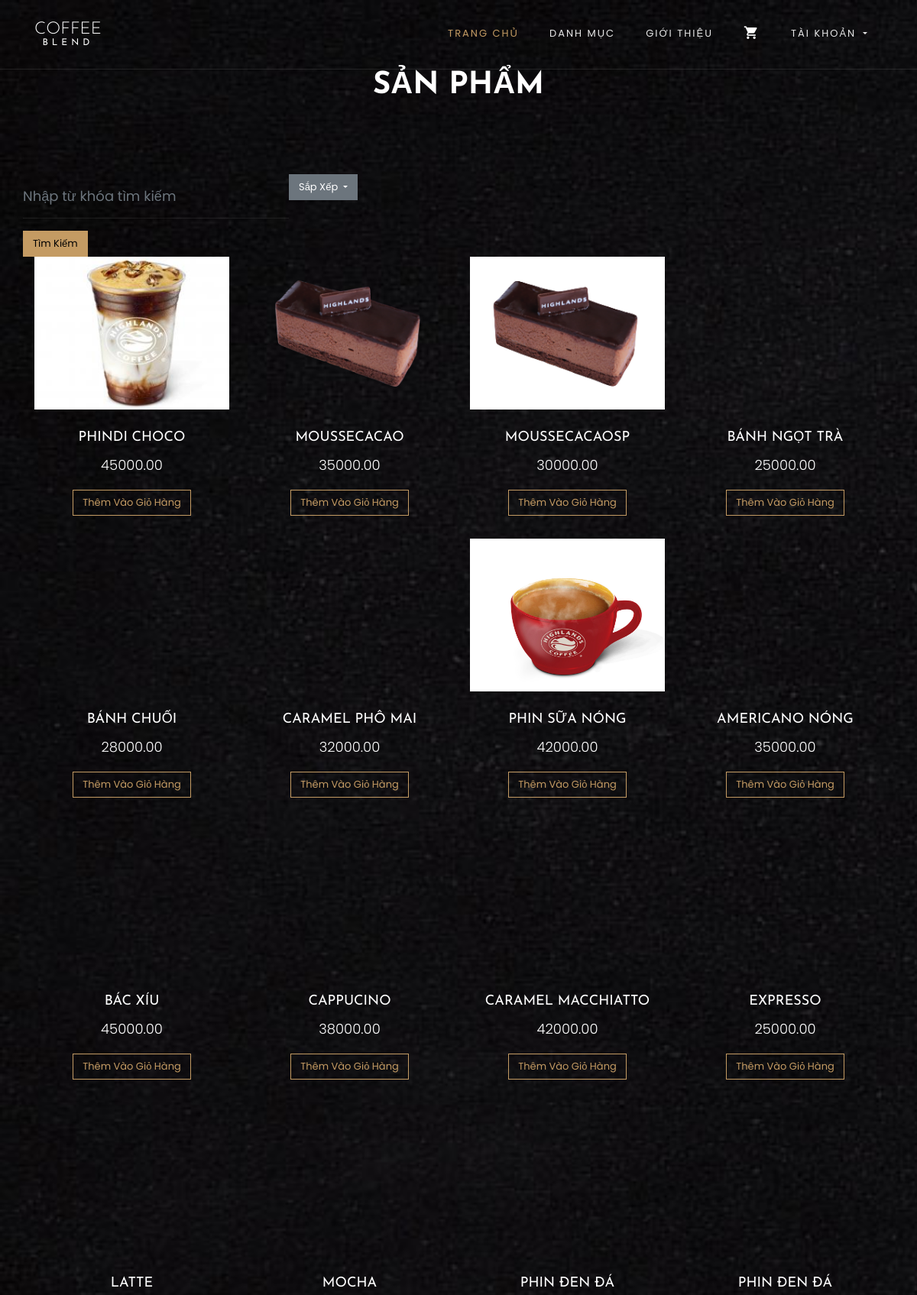
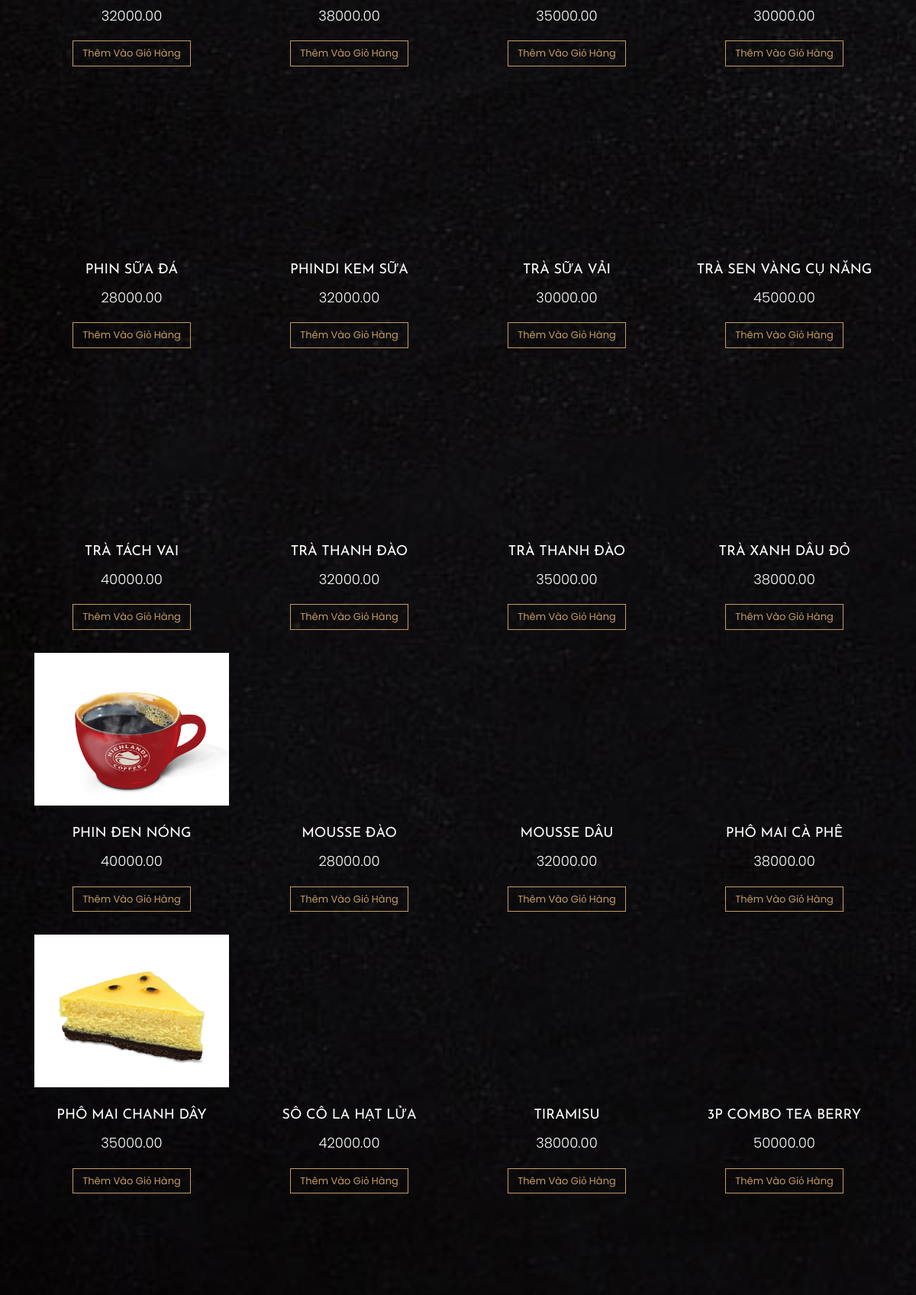
Page /menu.php (upper part) on the committed database (2 pictures, top to bottom).
### tables this page shows
CREATE TABLE `product` (
  `id` int(11) NOT NULL,
  `image` varchar(255) DEFAULT NULL,
  `name` varchar(255) NOT NULL,
  `category_id` int(11) DEFAULT NULL,
  `description` text DEFAULT NULL,
  `quantity` int(11) DEFAULT NULL,
  `price` decimal(10,2) DEFAULT NULL,
  `is_bestseller` tinyint(1) DEFAULT 0
);

### menu.php (the view, shortened to what this page needs)
<?php
require_once 'database/connect.php';
if ($_SERVER["REQUEST_METHOD"] == "POST" && isset($_POST['search'])) {
    $keyword = $_POST['keyword'];
    $sql = "SELECT * FROM product WHERE name LIKE '%$keyword%'";
} else {
    $sql = "SELECT * FROM product";
}
$result = $conn->query($sql);
?>
<!DOCTYPE html>
<html lang="en">
  <head>
    <link rel="stylesheet" href="css/open-iconic-bootstrap.min.css">
    <link rel="stylesheet" href="css/animate.css">
    <link rel="stylesheet" href="css/owl.carousel.min.css">
    <link rel="stylesheet" href="css/owl.theme.default.min.css">
    <link rel="stylesheet" href="css/magnific-popup.css">
    <link rel="stylesheet" href="css/aos.css">
    <link rel="stylesheet" href="css/ionicons.min.css">
    <link rel="stylesheet" href="css/bootstrap-datepicker.css">
    <link rel="stylesheet" href="css/jquery.timepicker.css">
    <link rel="stylesheet" href="css/flaticon.css">
    <link rel="stylesheet" href="css/icomoon.css">
    <link rel="stylesheet" href="css/style.css">
  </head>
  <body>
  	<nav class="navbar navbar-expand-lg navbar-dark ftco_navbar bg-dark ftco-navbar-light" id="ftco-navbar">
	    <div class="container">
	      <a class="navbar-brand" href="index.php">Coffee<small>Blend</small></a>
	      <div class="collapse navbar-collapse" id="ftco-nav">
	        <ul class="navbar-nav ml-auto">
	          <li class="nav-item active"><a href="index.php" class="nav-link">Trang chủ</a></li>
	          <li class="nav-item"><a href="menu.php" class="nav-link">Danh Mục</a></li>
	          <li class="nav-item"><a href="about.php" class="nav-link">Giới Thiệu</a></li>
	          <li class="nav-item cart"><a href="cart.php" class="nav-link"><span class="icon icon-shopping_cart"></span></a></li>
            <li class="nav-item dropdown">
    <a class="nav-link dropdown-toggle" href="room.html" id="dropdown04" data-toggle="dropdown" aria-haspopup="true" aria-expanded="false">
        <?php
        if (isset($_SESSION['username'])) {
            echo $_SESSION['username'];
        } else {
            echo 'Tài khoản';
        }
        ?>
    </a>
			</ul>
	      </div>
		  </div>
	  </nav>
      <section class="ftco-section">
        <div class="container">
            <div class="row justify-content-center mb-5 pb-3">
                <div class="col-md-7 heading-section ftco-animate text-center">
                    <h2 class="mb-4">Sản Phẩm</h2>
                </div>
            </div>
            <div class="row">
                <form method="post" action="menu.php">
                    <div class="form-group">
                        <input type="text" class="form-control" name="keyword" placeholder="Nhập từ khóa tìm kiếm">
                    </div>
                    <button type="submit" class="btn btn-primary" name="search">Tìm Kiếm</button>
                </form>
                <div class="dropdown">
                    <button class="btn btn-secondary dropdown-toggle" type="button" id="sortDropdown" data-toggle="dropdown" aria-haspopup="true" aria-expanded="false">
                        Sắp Xếp
                    </button>
                </div>
            </div>
            <div class="row">
                <?php
                if ($result->num_rows > 0) {
                    while ($row = $result->fetch_assoc()) {
                  echo '<div class="col-md-3">';
                  echo '<div class="menu-entry">';
                  echo '<a href="#" class="img" style="background-image: url(\'anhsanpham/' . $row["image"] . '\');"></a>';
                  echo '<div class="text text-center pt-4">';
                  echo '<h3><a href="#">' . $row["name"] . '</a></h3>';
                  echo '<p class="price"><span>' . $row["price"] . '</span></p>';
                  echo '<form method="post" action="index.php">';
                  echo '<p><button type="submit" class="btn btn-primary btn-outline-primary" name="add_to_cart">Thêm Vào Giỏ Hàng</button></p>';
                  echo '</form>';
                  echo '</div>';
                  echo '</div>';
                  echo '</div>';
              }
          } else {
              echo "Không có sản phẩm nào.";
          }
					?>
				</div>
			</div>
		</section>
  </body>
</html>

### css/icomoon.css (style rules this page uses)
[class^="icon-"], [class*=" icon-"] { font-family: 'icomoon' !important; speak: none; font-style: normal; font-weight: normal; font-variant: normal; text-transform: none; line-height: 1; -webkit-font-smoothing: antialiased; -moz-osx-font-smoothing: grayscale; }
.icon-shopping_cart:before { content: "\e8cc"; }

### rows in the picture
product: image (picture), name "PHINDI CHOCO", price "45000.00"
product: image (picture), name "MOUSSECACAO", price "35000.00"
product: image (picture), name "MOUSSECACAOSP", price "30000.00"
product: name "BÁNH NGỌT TRÀ", price "25000.00"
product: name "BÁNH CHUỐI", price "28000.00"
product: name "CARAMEL PHÔ MAI", price "32000.00"
product: image (picture), name "PHIN SỮA NÓNG", price "42000.00"
product: name "AMERICANO NÓNG", price "35000.00"
product: name "BÁC XÍU", price "45000.00"
product: name "CAPPUCINO", price "38000.00"
product: name "CARAMEL MACCHIATTO", price "42000.00"
product: name "EXPRESSO", price "25000.00"
product: name "LATTE", price "32000.00"
product: name "MOCHA", price "38000.00"
product: name "PHIN ĐEN ĐÁ", price "35000.00"
product: name "PHIN ĐEN ĐÁ", price "30000.00"
product: name "PHIN SỮA ĐÁ", price "28000.00"
product: name "PHINDI KEM SỮA", price "32000.00"
product: name "TRÀ SỮA VẢI", price "30000.00"
product: name "TRÀ SEN VÀNG CỤ NĂNG", price "45000.00"
product: name "TRÀ TÁCH VAI", price "40000.00"
product: name "TRÀ THANH ĐÀO", price "32000.00"
product: name "TRÀ THANH ĐÀO", price "35000.00"
product: name "TRÀ XANH DÂU ĐỎ", price "38000.00"
product: image (picture), name "PHIN ĐEN NÓNG", price "40000.00"
product: name "MOUSSE ĐÀO", price "28000.00"
product: name "MOUSSE DÂU", price "32000.00"
product: name "PHÔ MAI CÀ PHÊ", price "38000.00"
product: image (picture), name "PHÔ MAI CHANH DÂY", price "35000.00"
product: name "SÔ CÔ LA HẠT LỬA", price "42000.00"
product: name "TIRAMISU", price "38000.00"
product: name "3P COMBO TEA BERRY", price "50000.00"
